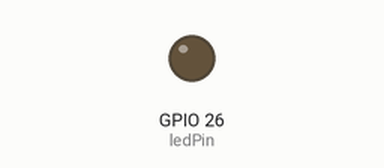
This program was run on a simulated ESP32. Parts: output pins drawn as LEDs (lit = HIGH).

Above: at 0.05 s.
At 1.2 s:
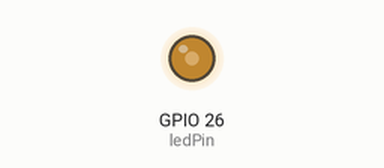
At 2.35 s:
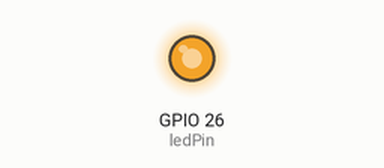
At 4.65 s:
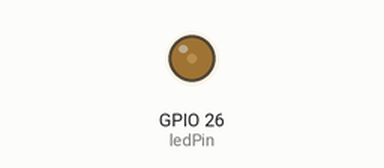
Timing chart, 0 to 6.6 s (numbered marks = the images above):
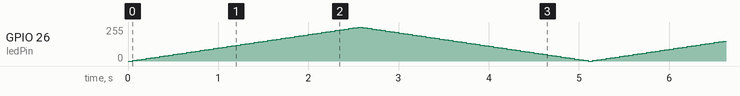

The program:

main.cpp
```cpp
#include "freertos/FreeRTOS.h"
#include "freertos/task.h"
#include "driver/ledc.h"
#include "esp_err.h"

extern "C" void app_main(void)
{
    const int ledPin = 26;
    const int ledChannel = LEDC_CHANNEL_0;
    int brightness = 0;
    int fadeAmount = 5;

    // Configure the LEDC timer
    ledc_timer_config_t ledc_timer = {
        .speed_mode = LEDC_HIGH_SPEED_MODE,
        .duty_resolution = LEDC_TIMER_8_BIT,
        .timer_num = LEDC_TIMER_0,
        .freq_hz = 5000,
        .clk_cfg = LEDC_AUTO_CLK
    };
    ledc_timer_config(&ledc_timer);

    ledc_channel_config_t ledc_channel = {
        .gpio_num = ledPin,
        .speed_mode = LEDC_HIGH_SPEED_MODE,
        .channel = (ledc_channel_t)ledChannel,
        .timer_sel = LEDC_TIMER_0,
        .duty = 0,
        .hpoint = 0
    };
    ledc_channel_config(&ledc_channel);

    while (true)
    {
        ledc_set_duty(LEDC_HIGH_SPEED_MODE, (ledc_channel_t)ledChannel, brightness);
        ledc_update_duty(LEDC_HIGH_SPEED_MODE, (ledc_channel_t)ledChannel);

        brightness += fadeAmount;
        if (brightness <= 0 || brightness >= 255)
        {
            fadeAmount = -fadeAmount;
        }

        vTaskDelay(pdMS_TO_TICKS(50));
    }
}
```
